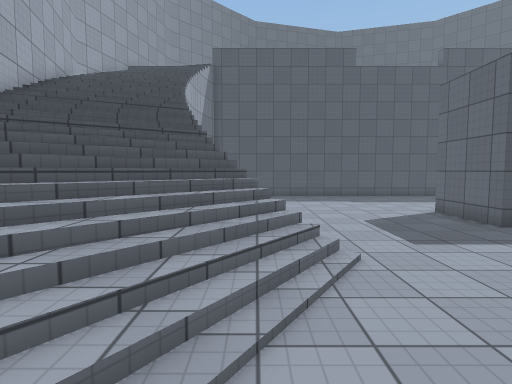
View 1 (above)

17 first-person views from a walk through a 3-D level made in the Unity game engine. The camera is 1.5 m above the floor, tilts 4° down and sees 80° across. The floor is counted in squares, 1 m on a side. Each view is taken from the middle of a square. On the plan, view 1 faces up. The plan holds only what a view shows up to about 15 squares ahead; the rest is blank. The place goes on beyond the plan. The player is left out. Surface patterns are stand-ins for the level's own textures.

View 2
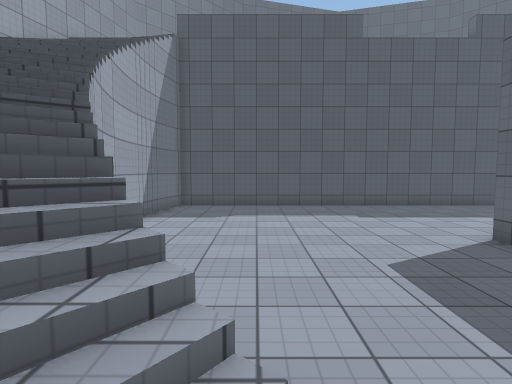

View 3
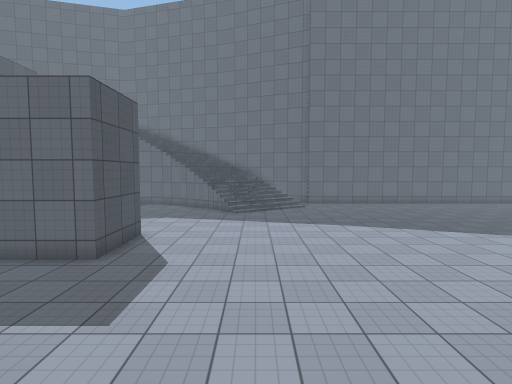

View 4
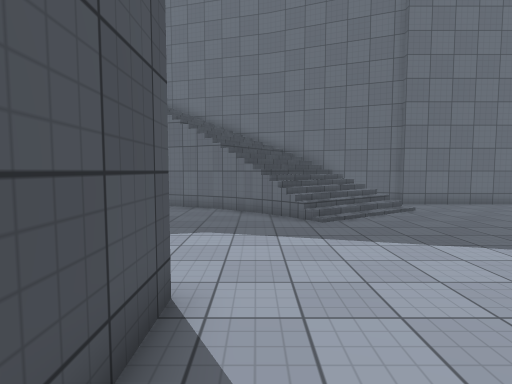

View 5
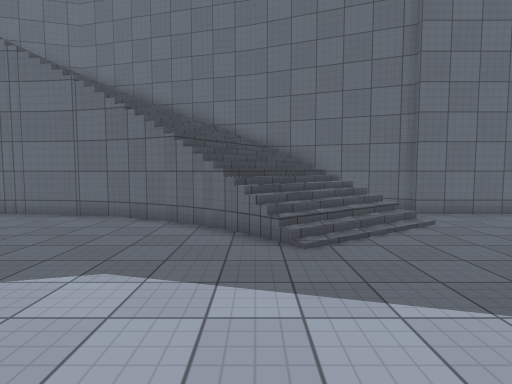

View 6
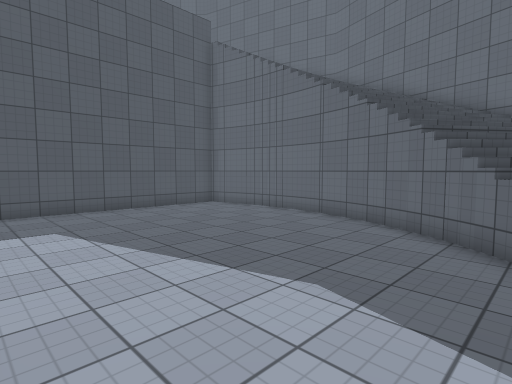

View 7
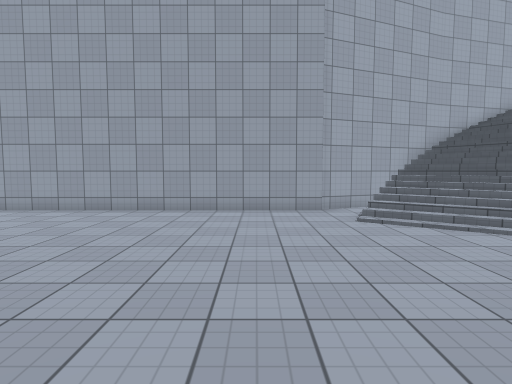

View 8
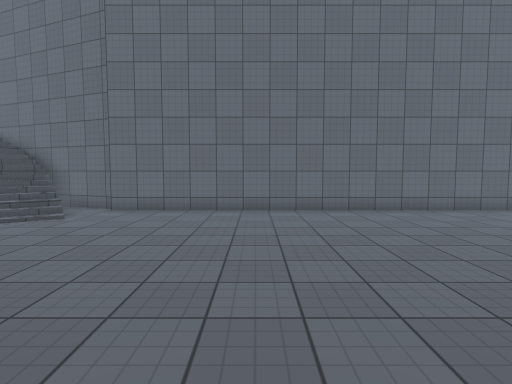

View 9
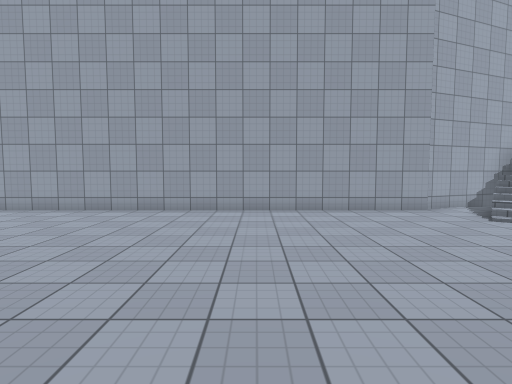

View 10
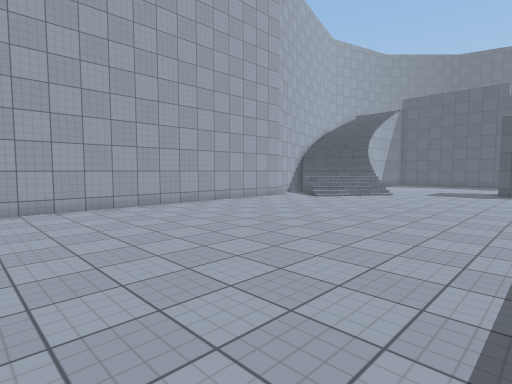

View 11
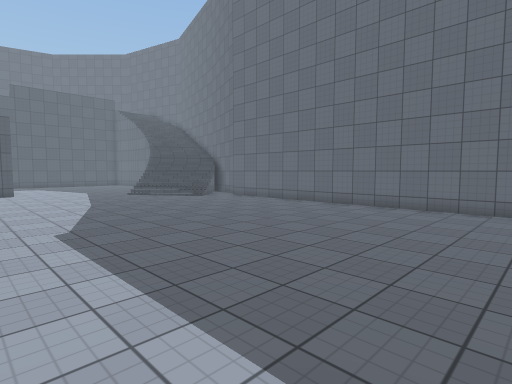

View 12
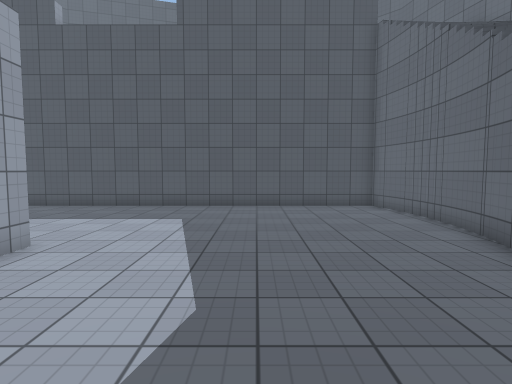

View 13
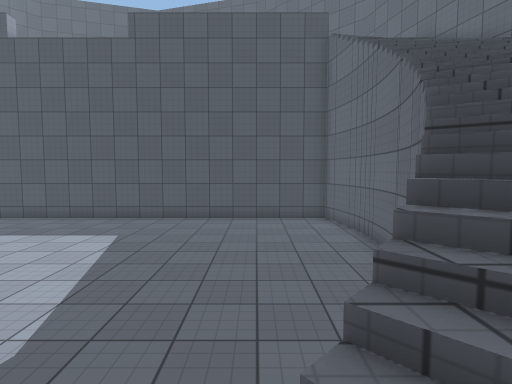

View 14
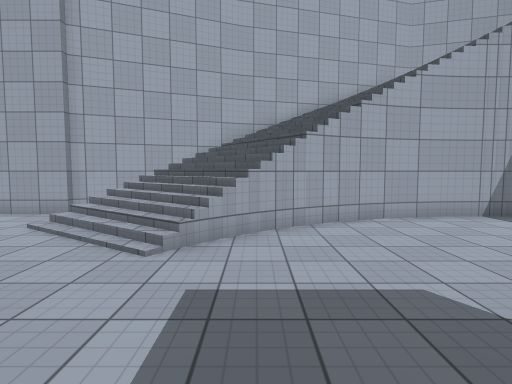

View 15
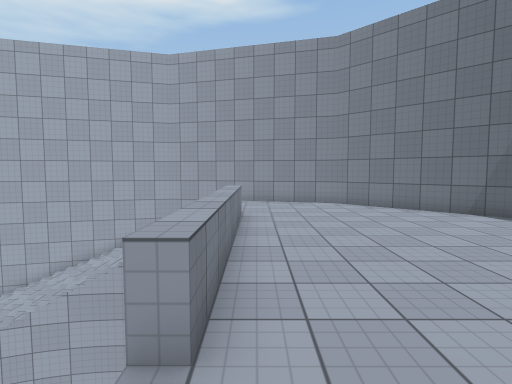

View 16
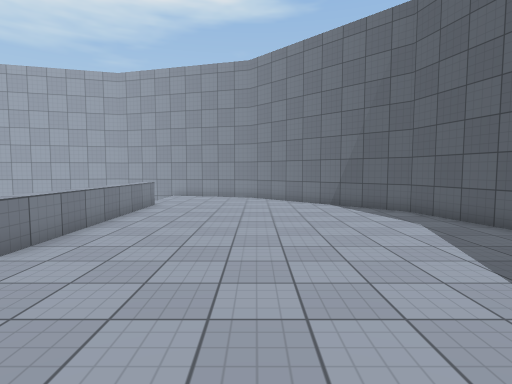

View 17
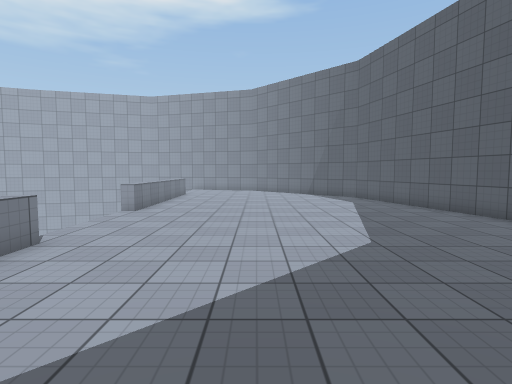

### Floor plan
Key: @ floor where view 1 was taken; # wall or solid block; x gap in a wall; . main floor; : floor 7.5 m higher than the main floor; / step, stairs or slope; = window, fence, low wall or low ledge; v drop or lower ground.
Columns run from 8 left of view 1 to 24 right of it. Each row starts with its distance up from view 1.
 31               ###
 30            ####:::
 29        #####:::::::
 28       ##:::::::::::::
 27      ##:::::::::::::::
 26     ##:::::::::::::::::
 25    ##:::::::::::::::::::
 24   ##::::::::::::::::::::
 23   #::::::::::::::::::::: :
 22  ##:::::::::::::::::::::
 21  #::::::::::::::::::::::       #
 20  #:::::::::::::::::::::        #
 19  #::::::::::::::::::::         #
 18 ##/   ========v:::vx=======#   ##
 17 #    /.....................//   #
 16 #   /#..................... //  #
 15 #////v......................//  #
 14 #/////....................../// #
 13 #////#....................../// #
 12 #/////.......... ........../////#
 11 ##////.........###.........v///##
 10  #////#........###.........////#
  9  #/////........# #........#////#
  8  #/////#.......###......../////#
  7  ##/////#................/////##
  6   #//////=..............//////#
  5   ##//////.............///////#
  4    # ////.............../////##
  3    # ////................/// #
  2     #.//.................//=##
  1     #.......................#
  0     #...@...................#
 -1     #.......................#
 -2     #.......................#
 -3     #.......................#
 -4     #.......................#
 -5     #.......................#
 -6     #.......................#
 -7     #.......................#
 -8     #.......................#
 -9     #.......................#
-10     #.......................#
-11     #.......................#
-12     #.......................#
-13     #.......................#
-14     #...   ..... .....     .#

Positions as (right, up) in squares from view 1, and headings:
1: (0, 0), facing up
2: (1, 4), facing up
3: (-1, 4), facing right
4: (6, 7), facing right
5: (9, 6), facing right
6: (10, 6), facing up-right
7: (8, -2), facing left
8: (8, -5), facing right
9: (8, -6), facing left
10: (9, -14), facing up-left
11: (7, -14), facing up-right
12: (14, 5), facing up
13: (16, 5), facing up
14: (7, 7), facing left
15: (8, 19), facing left
16: (11, 23), facing left
17: (17, 23), facing left
